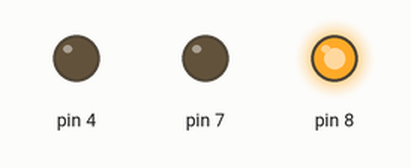
Simulated run of this sketch. Board: Arduino Uno, built with avr-gcc and run on an emulated ATmega328P. Parts: output pins drawn as LEDs (lit = HIGH).

Above: at 5.0 s.
At 12.5 s:
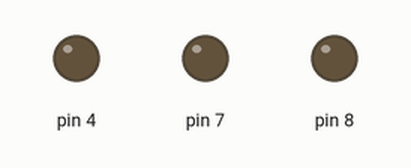
At 15.15 s:
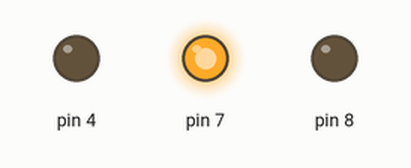
At 16.1 s:
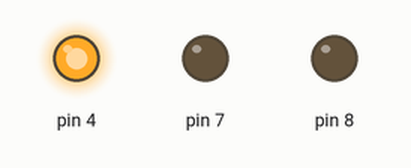
Timing chart, 0 to 22.9 s (numbered marks = the images above):
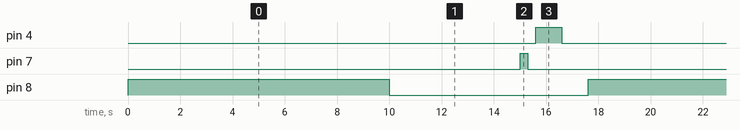

The sketch:

stunning_stantia_blad1.ino
```cpp
// C++ code
//
void setup()
{
  pinMode(8, OUTPUT);
  pinMode(7, OUTPUT);
  pinMode(4, OUTPUT);
}

void loop()
{
  digitalWrite(8, HIGH);
  delay(10000); // Wait for 1000 millisecond(s)
  digitalWrite(8, LOW);
  delay(5000); // Wait for 1000 millisecond(s)

   digitalWrite (7, HIGH);
   delay(300);
   digitalWrite(7, LOW);
   delay(300);

   digitalWrite (4, HIGH);
   delay(1000);
   digitalWrite(4, LOW);
   delay(1000);
}
```

Measured:
- by itself, pin 4: alternates HIGH for 1.0 s and LOW for 16.6 s
- by itself, pin 7: alternates HIGH for 0.30 s and LOW for 17.3 s
- by itself, pin 8: alternates HIGH for 10.0 s and LOW for 7.6 s
